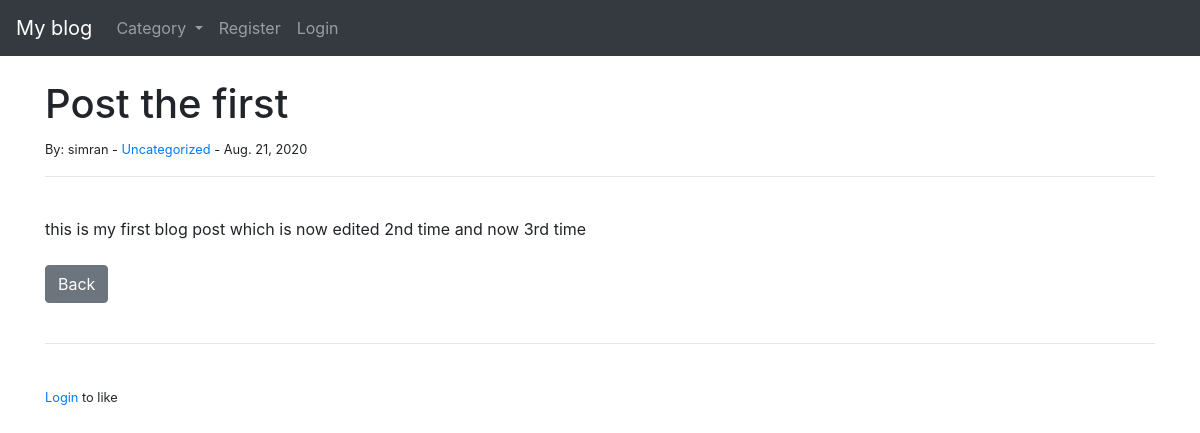
The app's page /article/1 with its own data.
### myblog/models.py (models this page shows, shortened)
class Post(models.Model):
	title = models.CharField(max_length=255)
	title_tag = models.CharField(max_length=255)
	author = models.ForeignKey(User, on_delete=models.CASCADE)
	body = models.TextField()
	post_date = models.DateField(auto_now_add=True)
	category = models.CharField(max_length=255, default='Uncategorized')
	likes = models.ManyToManyField(User, related_name='blog_posts')
	def total_likes(self):
		return self.likes.count()

### myblog/views.py (the view)
# urls.py: path('article/<int:pk>', ArticleDetailView.as_view(), name="details"),
class ArticleDetailView(DetailView):
	model = Post
	template_name = 'details.html'
	def get_context_data(self, *args, **kwargs):
		cat_menu = Category.objects.all()
		context = super(ArticleDetailView, self).get_context_data(*args, **kwargs)
		stuff = get_object_or_404(Post, id=self.kwargs['pk'])
		total_likes = stuff.total_likes()
		liked = False
		if stuff.likes.filter(id=self.request.user.id).exists():
			liked = True
		context["cat_menu"] = cat_menu
		context["total_likes"] = total_likes
		context["liked"] = liked
		return context

### myblog/models.py (called while the page is built)
	def __str__(self):
		return self.name

### myblog/templates/details.html (shortened to what this page needs)
{% extends 'base.html' %}
{% block content %}
	<h1>{{ post.title }}</h1>
	<small>By:
		{{ post.author }}
		{{ post.author.last_name }} -
		<a href="{% url 'category' post.category %}">{{ post.category }}</a> -
		{{ post.post_date }}
	</small><br/>
	<hr>
	<br/>
	{{ post.body }}
	<br/><br/>
	<a href="{% url 'home' %}" class="btn btn-secondary">Back</a>
	<br/><br/>
	<hr>
	<br/>
	<form action="{% url 'like_post' post.pk %}" method="POST">
	{% if user.is_authenticated %}
		{% if liked %}
			<button type="submit", name="post_id", value="{{ post.id }}", class="btn btn-danger btn-sm">Unlike</button>
		{% else %}
			<button type="submit", name="post_id", value="{{ post.id }}", class="btn btn-primary btn-sm">Like</button>
			- {{ total_likes }} Likes
		{% endif %}
	{% else %}
	<small><a href="{% url 'login' %}"> Login</a> to like</small>
	{% endif %}
	</form>
{% endblock %}

### records on screen
Post: title "Post the first", author "simran", category "Uncategorized", post_date "Aug. 21, 2020", body "this is my first blog post which is now edited 2nd time and now 3rd time"
